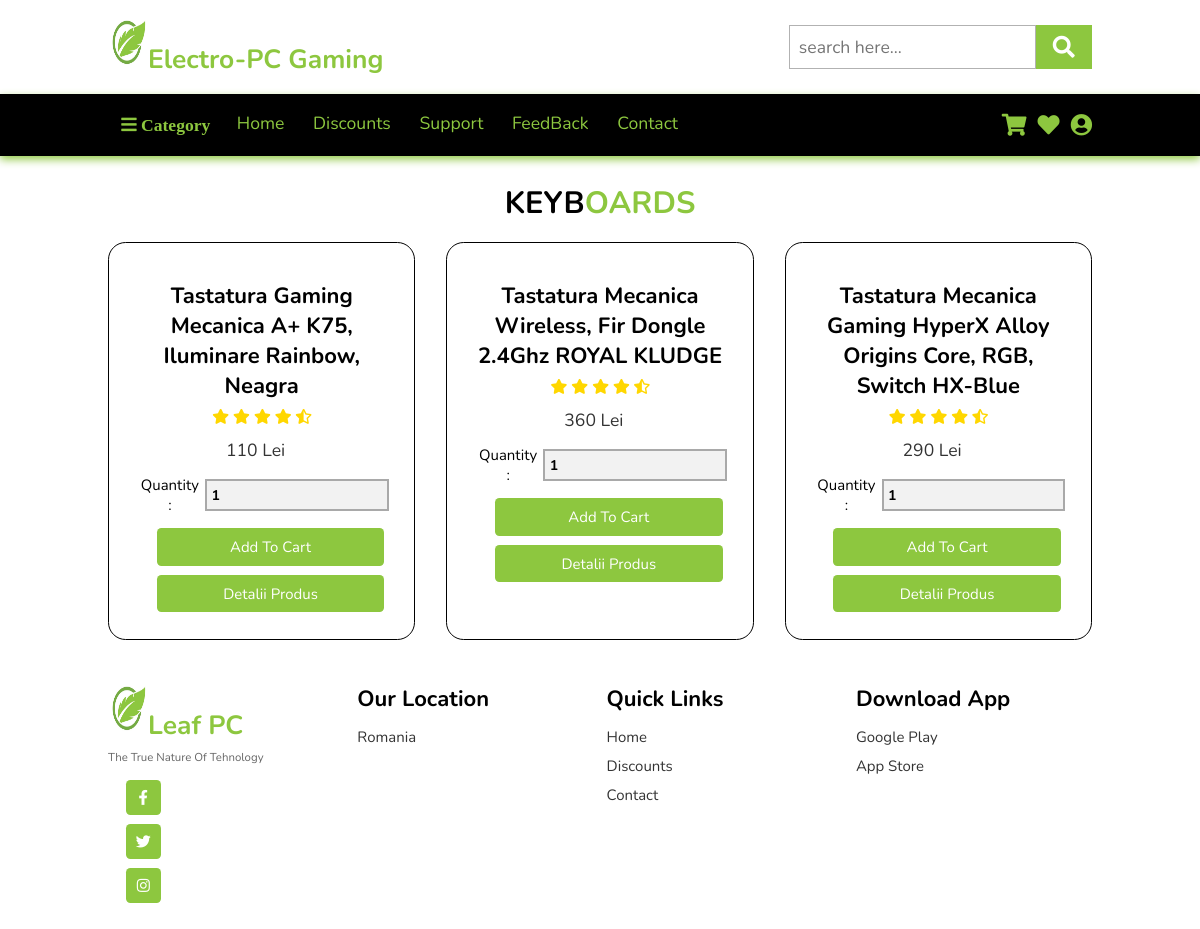
/keyboards.php (signed in), run on the app's committed database.
### tables this page shows
CREATE TABLE `keyboards` (
  `name` varchar(255) DEFAULT NULL,
  `price` int(11) DEFAULT NULL,
  `image` varchar(255) DEFAULT NULL,
  `id` int(11) NOT NULL
);

### p.keyboards.php (the view, shortened to what this page needs)
<?php
   $select_product = mysqli_query($conn, "SELECT * FROM `keyboards`") or die('query failed');
   if(mysqli_num_rows($select_product) > 0){
      while($fetch_product = mysqli_fetch_assoc($select_product)){
?>
<div class="box">
   <form method="post" action="">
         <h3><div class="name"><?php echo $fetch_product['name']; ?></div></h3>
         <div class="stars">
                <i class="fas fa-star"></i>
                <i class="fas fa-star"></i>
                <i class="fas fa-star"></i>
                <i class="fas fa-star"></i>
                <i class="fas fa-star-half-alt"></i>
            </div>
         <div class="price"><?php echo $fetch_product['price']; ?> Lei<span></span></div>
      <div class="quantity">
         <span>quantity : </span>
         <input type="number" min="1" name="product_quantity" value="1">
      </div>
         <input type="submit" value="add to cart" name="add_to_cart" class="btn">
   </form>
   <form method="post" action="product.keyboards.php">
         <input type="submit" value="Detalii produs" name="view_product" class="btn">
   </form>
</div>
<?php
      };
};
?>

### css/style-0.css (style rules this page uses)
:root { --green:rgb(141, 199, 63); --black:black; --white:white; --gray:lightgray; }
* { font-family: 'Nunito', sans-serif; margin:0; padding:0; box-sizing: border-box; outline: none; border:none; text-decoration: none; text-transform: capitalize; transition: all .2s linear; }
html { font-size: 62.5%; overflow-x: hidden; scroll-padding-top: 6.5rem; scroll-behavior: smooth; }
.btn { display: block; border-radius: .5rem; width: 90%; margin-top: 1rem; margin-left: 2rem; background:var(--green); color:#fff; padding:1rem 3rem; font-size: 1.7rem; text-align: center; cursor: pointer; }
.product .box-container .box { flex:1 1 30rem; text-align: center; padding: 3rem; border: .2rem solid; border-color: var(--black); border-radius: 2rem; overflow: hidden; position: relative; }
.product .box-container .box h3 { color:var(--black); font-size: 2.5rem; }
.product .box-container .box .price { font-size: 2rem; color:#333; padding:.5rem 0; }
.product .box-container .box .price span { font-size: 1.5rem; color:#999; text-decoration: line-through; }
.product .box-container .box .quantity { display: flex; align-items: center; justify-content: center; padding-top: 1rem; padding-bottom: .5rem; }
.product .box-container .box span { padding:0 .7rem; font-size: 1.7rem; }
.product .box-container .box input[type="number"] { border:.3rem solid rgba(0,0,0,.3); font-size: 1.6rem; font-weight: bolder; color:var(--black); padding:.5rem; background:rgba(0,0,0,.05); }
.product .box-container .box .btn { display: inline-block; }
.product .box-container .box .stars i { padding:1rem .1rem; font-size: 1.7rem; color:gold; }
@media (max-width:1200px) { html { font-size: 55%; } }

### data on the page
keyboards: name "Tastatura Gaming Mecanica A+ K75, Iluminare Rainbow, Neagra", price "110"
keyboards: name "Tastatura Mecanica Wireless, Fir Dongle 2.4Ghz ROYAL KLUDGE", price "360"
keyboards: name "Tastatura Mecanica Gaming HyperX Alloy Origins Core, RGB, Switch HX-Blue", price "290"
